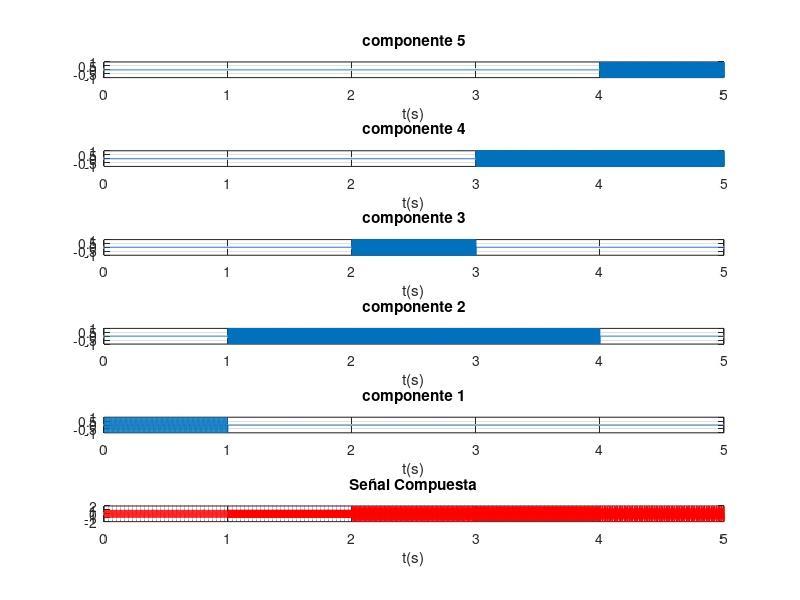

MATLAB code for this plot: (Note: this script raises an error after producing the figure.)
%% Transformada Reasignada de Fourier
%ESCUELA POLITECNICA NACIONAL
%MAIN PRINCIPAL
clc, 
close all, clear all
%% 1. Recepción de datos (frecuencia, amplitudes y duraciones) de todas las componentes:
% Los datos siguientes solo deben ser remplazados según se desee introducir problemas de:
% - Resolución en frecuencia: tonos muy juntos
% - Detección: componentes muy pequeñas relativas a la mayor de 1.
% %1.1 Frecuencias de las componentes (ordenadas de menor a mayor):
% f1=200; f2=300; f3=600; f4=800; f5=900;

%f1=11; f2=20; f3=30; f4=38; f5=44;
% % 1.2 Amplitudes:
% a1=1; a2=1; a3=1; a4=1; a5=1; a6=1; a7=1; a8=1;
%a1=0.4; a2=0.3; a3=0.2; a4=0.15; a5 = 0.10;
%a1= 1; a2= 0.001; a3= 0.0001; a4= 0.001; a5= 1;
% 1.3 Duraciones de las componentes:
%t1=[0 1]; t2=[1 4]; t3=[2 3]; t4=[3 4]; t5=[4 5]; 



%f1=10; f2=30; f3=60; f4=80; f5=90; 
f1=100; f2=300; f3=400; f4=500; f5=550;
% DESCOMENTAR PARA HACER USO DE LA PRUEBA 1
% % 1.2 Amplitudes: en este caso todas las amplitudes son iguales (0,3). 
% a1 = 0.3; a2 = 0.3; a3 = 0.3; a4 = 0.3; a5 = 0.3; 
a1 = 1; a2 = 1; a3 = 1; a4 = 1; a5 = 1; 

% 1.3 Duraciones de las componentes:
%t1=[0 0.75]; t2=[0.5 1]; t3=[0.5 0.75]; t4=[0.5 1]; t5=[0.25 0.75]; 
t1=[0 1]; t2=[1 4]; t3=[2 3]; t4=[3 5]; t5=[4 5]; 


%% 2. Generación de la señal compuesta (suma de todas las componentes):
Fs=10*f5; % Fs respecto de la f5 que es la más exigente
Ts=1/Fs;
duracion = 5; % es el tiempo máximo que ocupan las componentes
t=0:Ts:duracion;
%% MÉTODO 2: aprovechando las ventajas de programación de Matlab,
% se realiza el método anterior pero ahora de manera compacta:
% Primeramente se generan cada una de las componentes en todo el intervalo (4 segundos):
comp1=a1*sin(2*pi*f1*t);
comp2=a2*sin(2*pi*f2*t);
comp3=a3*sin(2*pi*f3*t);
comp4=a4*sin(2*pi*f4*t);
comp5=a5*sin(2*pi*f5*t);

% Se llena de ceros las componentes en los intervalos donde no existen pero se aprovecha
% las posibilidades de Matlab:
comp1=(t<=1).*(comp1);
comp2=((t>=1)&(t<=4)).*(comp2);
comp3=((t>2) & (t<=3)).*(comp3);
comp4=((t>=3)&(t<=5)).*(comp4);
comp5=((t>=4)&(t<=5)).*(comp5);

% Presentación de las componentes en forma ascendentes tal como es el
% diagrama TF ideal:
figure
subplot(6,1,1);plot(t,comp5);xlim([0 5]);title('componente 5'); xlabel('t(s)');grid on;
subplot(6,1,2);plot(t,comp4);xlim([0 5]);title('componente 4'); xlabel('t(s)');grid on;
subplot(6,1,3);plot(t,comp3);xlim([0 5]);title('componente 3'); xlabel('t(s)');grid on;
subplot(6,1,4);plot(t,comp2);xlim([0 5]);title('componente 2'); xlabel('t(s)');grid on;
subplot(6,1,5);plot(t,comp1);xlim([0 5]);title('componente 1'); xlabel('t(s)');grid on;
% Una vez generadas las componentes, las sumamos para obtener la señal compuesta:
yt1 = comp1+comp2+comp3+comp4+comp5;
subplot(6,1,6);plot(t,yt1,'r');title('Señal Compuesta'); xlabel('t(s)');grid minor;
sgtitle('Componentes individuales y señal compuesta')
xlim([0 5])
% Visualización del TF ideal en conjunto con la señal compuesta obtenida de
% manera que se vea la existencia de una o varias componentes según los intervalos
figure
subplot(2,1,1);
hold on
plot (t1,[f1 f1],'linewidth',2)
plot (t2,[f2 f2],'linewidth',2)
plot (t3,[f3 f3],'linewidth',2)
plot (t4,[f4 f4],'linewidth',2)
plot (t5,[f5 f5],'linewidth',2)

grid minor
title('DIAGRAMA TIEMPO-FRECUENCIA IDEAL')
xlabel('t(sec)')
ylabel('F(Hz)')
%axis([0 5])
legend(['a1 = ' num2str(a1)],['a2 = ' num2str(a2)],['a3 = ' num2str(a3)],...
    ['a4 = ' num2str(a4)],['a5 = ' num2str(a5)])
%legend('Amp.1: 1','Amp.2: 0.01','Amp.3: 0.001','Am.p4: 0.01','Amp.5: 1')
subplot(2,1,2);
plot(t,yt1);
xlim([0 5])
grid minor
title('Señal compuesta Suma de Señales');
xlabel('t(sec)');
ylabel('Amplitud');
%axis([0 5]) % mismos limites horizontales que el TF ideal para ver correspondencias
xn = yt1';
%% 3. ANÁLISIS EN T-F:
figure (3) %%Resultados en Frecuencia
subplot(2,1,1);
hold on
plot (t1,[f1 f1],'linewidth',2)
plot (t2,[f2 f2],'linewidth',2)
plot (t3,[f3 f3],'linewidth',2)
plot (t4,[f4 f4],'linewidth',2)
plot (t5,[f5 f5],'linewidth',2)
grid minor
title('DIAGRAMA TIEMPO-FRECUENCIA IDEAL')
xlabel('t(sec)')
ylabel('F(Hz)')
axis([0 5 0 550])
legend(['a1 = ' num2str(a1)],['a2 = ' num2str(a2)],['a3 = ' num2str(a3)],...
    ['a4 = ' num2str(a4)],['a5 = ' num2str(a5)])

%% Para Frecuencia
subplot(2,1,2);
[P, F, T]=pspectrum(yt1,Fs,'FrequencyLimits',[0 600],'TimeResolution',0.1,'Leakage',0.85,'spectrogram','Reassign',true);
mesh(seconds(T),F,P)
colormap parula
title('ESPECTROGRAMA REASIGNADO EN FRECUENCIA')
xlabel('Tiempo')
ylim([0 600])
ylabel('F(Hz)')
axis tight
view(2)

figure(4) %%Resultados en Tiempo

subplot(2,1,1);
hold on
plot (t1,[f1 f1],'linewidth',2)
plot (t2,[f2 f2],'linewidth',2)
plot (t3,[f3 f3],'linewidth',2)
plot (t4,[f4 f4],'linewidth',2)
plot (t5,[f5 f5],'linewidth',2)
grid minor
title('DIAGRAMA TIEMPO-FRECUENCIA IDEAL')
xlabel('t(sec)')
ylabel('F(Hz)')
axis([0 5 0 600])
legend(['a1 = ' num2str(a1)],['a2 = ' num2str(a2)],['a3 = ' num2str(a3)],['a4 = ' num2str(a4)],['a5 = ' num2str(a5)])

subplot(2,1,2);
%[P, F, T]=pspectrum(yt1,Fs,'TimeResolution',1.5,'spectrogram','Reassign',true);
[P, F, T]=pspectrum(yt1,Fs,'FrequencyLimits',[0 650],'Leakage',0.85,'TimeResolution',0.1,'spectrogram','Reassign',true);
%[P, F, T]=pspectrum(yt1,Fs,'spectrogram','Reassign',true);
mesh(seconds(T),F,P)
%colormap hot
title('ESPECTROGRAMA REASIGNADO EN TIEMPO')

xlabel('Tiempo')
ylabel('F(Hz)')
ylim([0 650])
axis tight
%xlim(seconds([0.39 5]));
view(2)
%colormap pink

